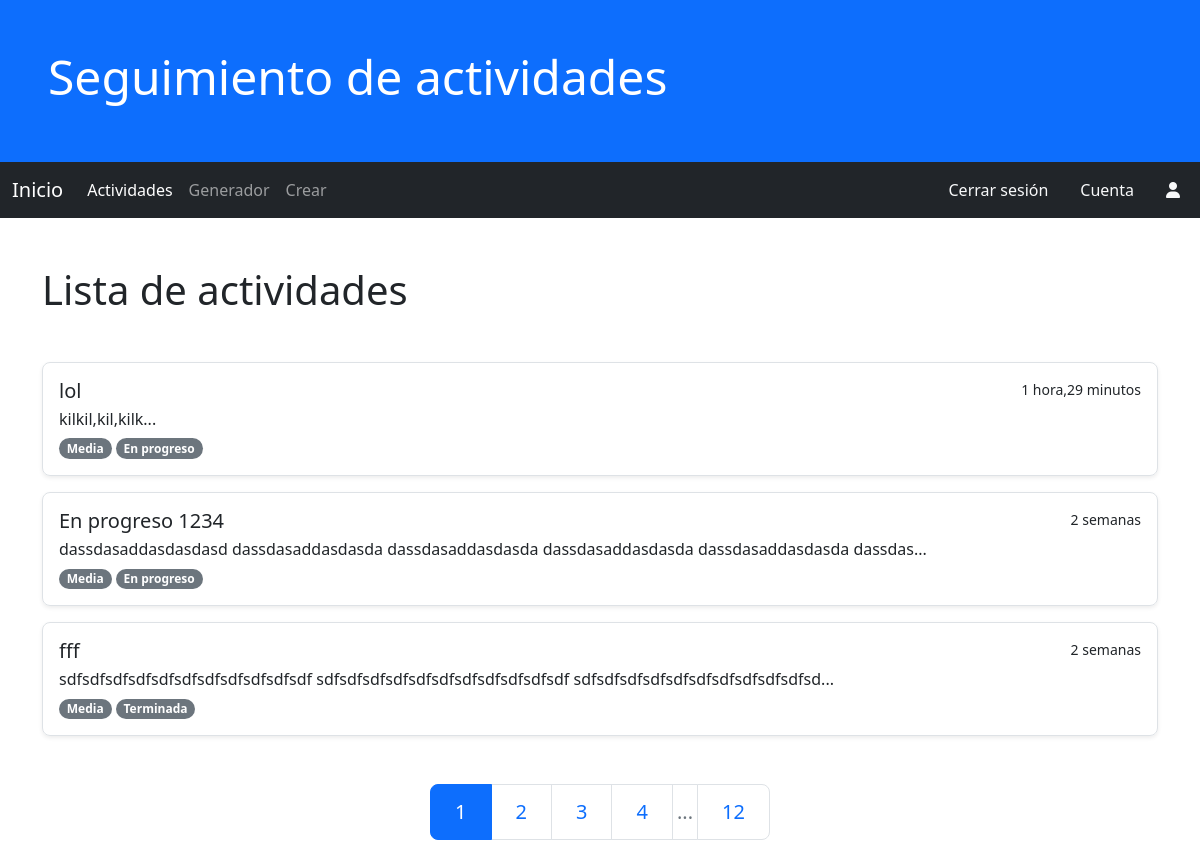
Page /actividades/ on the committed database.
### actividades/models.py (models this page shows, shortened)
class Actividad(models.Model):
    titulo = models.CharField(max_length=256,null=False, verbose_name="Titulo")
    descripcion = models.TextField(verbose_name="descripcion", null=True, blank=True)
    fecha_inicio = models.DateField()
    fecha_limite = models.DateField(verbose_name="fecha limite")
    importancia = models.ForeignKey(EtiquetaImportancia, on_delete=models.CASCADE)
    estado = models.ForeignKey(EtiquetaEstado, on_delete=models.CASCADE)
    fecha_creacion = models.DateTimeField(auto_now_add=True, verbose_name="fecha creacion")
    fecha_actualizacion = models.DateTimeField(auto_now=True, verbose_name="fecha actualizacion")
    @property
    def time_since(self):
        return timesince.timesince(self.fecha_creacion)
    class Meta:
        verbose_name = "Actividad"
        verbose_name_plural = "Actividades"
        ordering = ['-fecha_creacion']

class EtiquetaImportancia(models.Model):
    titulo =models.CharField(max_length=32, null=False, verbose_name="titulo")
    fecha_creacion = models.DateTimeField(auto_now_add=True, verbose_name="fecha creacion")
    def __str__(self):
        return self.titulo
    class Meta:
        verbose_name = "Etiqueta de importancia"
        verbose_name_plural = "Etiquetas de importancia"
        ordering = ['fecha_creacion']

class EtiquetaEstado(models.Model):
    titulo =models.CharField(max_length=32, null=False, verbose_name="titulo")
    fecha_creacion = models.DateTimeField(auto_now_add=True, verbose_name="fecha creacion")
    def __str__(self):
        return self.titulo
    class Meta:
        verbose_name = "Etiqueta de estado"
        verbose_name_plural = "Etiquetas de estado"
        ordering = ['fecha_creacion']

### actividades/views.py (the view)
# urls.py: path('', views.ActividadesHome.as_view(), name='home'),
class ActividadesHome(ListView):
    model = Actividad
    template_name = 'actividades/home.html'
    paginate_by = 3
    def get_context_data(self, **kwargs):
        context = super().get_context_data(**kwargs)
        param_get = '&'.join([f'{p}={k}' for p,k in self.request.GET.items() if p != 'page'])
        context["param_get"] = param_get
        return context
    def get_queryset(self):
        importancia_pk = self.request.GET.get('ipk', None)
        estado_pk = self.request.GET.get('epk', None)
        objetos = Actividad.objects.all()
        if importancia_pk:
            objetos = objetos.filter(importancia=importancia_pk)
        if estado_pk:
            objetos = objetos.filter(estado=estado_pk)
        return objetos

### actividades/templates/actividades/home.html (shortened to what this page needs)
{% extends 'actividades/base.html' %}
{% block contenido %}
<div class="container my-5">
    <h1 class="display-6">Lista de actividades</h1>
</div>
<div class="container my-5 d-flex flex-column justify-content-end gap-3">
    {% for actividad in actividad_list %}
            <div class="p-3 border rounded-3 shadow-sm">
            <div>
                <a href="{% url 'actividades:detalle' actividad.id %}" class="list-group-item list-group-item-action">
                    <div class="d-flex w-100 justify-content-between">
                        <h5 class="mb-1">{{actividad.titulo}}</h5>
                        <small>{{actividad.time_since}}</small>
                    </div>
                    <p class="mb-1">{{actividad.descripcion| slice:100}}...</p>
                </a>
                <a href="{% url 'actividades:home' %}?ipk={{actividad.importancia.id}}"><small class="badge bg-secondary rounded-pill">{{actividad.importancia}}</small></a>
                <a href="{% url 'actividades:home' %}?epk={{actividad.estado.id}}"><small class="badge bg-secondary rounded-pill">{{actividad.estado}}</small></a>
            </div>
        </div>
    {% endfor %}
</div>
<div class="container my-5">
    <ul class="pagination pagination-lg justify-content-center my-5">
        <li class="page-item {% if not page_obj.has_previous %}active{% endif %}">
            <a class="page-link" href="?{{param_get}}&page=1">1</a>
        </li>
        {% if page_obj.paginator.num_pages >= 3 %}
        <li class="page-item">
            {% if page_obj.number <= 3 or page_obj.paginator.num_pages < 5 %}
                <a class="page-link {% if page_obj.number == 2 %}active{% endif %}" href="?{{param_get}}&page=2">2</a>
            {% elif page_obj.number >= page_obj.paginator.num_pages|add:-2 %}
                {% with pag_num=page_obj.paginator.num_pages|add:-3 %}
                <a class="page-link {% if page_obj.number == pag_num %}active{% endif %}" href="?{{param_get}}&page={{pag_num}}">{{pag_num}}</a>
                {% endwith %}
            {% else %}
                {% with pag_num=page_obj.previous_page_number %}
                <a class="page-link {% if page_obj.number == pag_num %}active{% endif %}" href="?{{param_get}}&page={{pag_num}}">{{pag_num}}</a>
                {% endwith %}
            {% endif %}
        </li>
        {% endif %}
        {% if page_obj.paginator.num_pages >= 4 %}
        <li class="page-item">
            {% if page_obj.number <= 3 or page_obj.paginator.num_pages < 5 %}
                <a class="page-link {% if page_obj.number == 3 %}active{% endif %}" href="?{{param_get}}&page=3">3</a>
            {% elif page_obj.number >= page_obj.paginator.num_pages|add:-2 %}
                {% with pag_num=page_obj.paginator.num_pages|add:-2 %}
                <a class="page-link {% if page_obj.number == pag_num %}active{% endif %}" href="?{{param_get}}&page={{pag_num}}">{{pag_num}}</a>
                {% endwith %}
            {% else %}
                {% with pag_num=page_obj.number %}
                <a class="page-link {% if page_obj.number == pag_num %}active{% endif %}" href="?{{param_get}}&page={{pag_num}}">{{pag_num}}</a>
                {% endwith %}
            {% endif %}
        </li>
        {% endif %}
        {% if page_obj.paginator.num_pages >= 5 %}
        <li class="page-item">
            {% if page_obj.number <= 3 %}
                <a class="page-link {% if page_obj.number == 4 %}active{% endif %}" href="?{{param_get}}&page=4">4</a>
            {% elif page_obj.number <= page_obj.paginator.num_pages|add:-2 %}
                {% with pag_num=page_obj.next_page_number %}
                <a class="page-link {% if page_obj.number == pag_num %}active{% endif %}" href="?{{param_get}}&page={{pag_num}}">{{pag_num}}</a>
                {% endwith %}
            {% else %}
                {% with pag_num=page_obj.paginator.num_pages|add:-1 %}
                <a class="page-link {% if page_obj.number == pag_num %}active{% endif %}" href="?{{param_get}}&page={{pag_num}}">{{pag_num}}</a>
                {% endwith %}
            {% endif %}
        </li>
        {% endif %}
        {% if page_obj.paginator.num_pages >= 6 and page_obj.number <= page_obj.paginator.num_pages|add:-3 %}
        <li class="page-item disabled">
            <a class="page-link px-1" href="">{{page_obj.paginator.ELLIPSIS}}</a>
        </li>
        {% endif %}
        {% if page_obj.paginator.num_pages >= 2 %}
        <li class="page-item {% if not page_obj.has_next %}active{% endif %}">
            <a class="page-link" href="?{{param_get}}&page={{page_obj.paginator.num_pages}}">{{page_obj.paginator.num_pages}}</a>
        </li>
        {% endif %}
    </ul>
</div>
{% endblock %}

### rows in the picture
Actividad: titulo "lol", time_since "1 hora,29 minutos", descripcion "kilkil,kil,kilk", importancia "Media", estado "En progreso"
Actividad: titulo "En progreso 1234", time_since "2 semanas", descripcion "dassdasaddasdasdasd dassdasaddasdasda dassdasaddasdasda dassdasaddasdasda dassdasaddasdasda dassdas", importancia "Media", estado "En progreso"
Actividad: titulo "fff", time_since "2 semanas", descripcion "sdfsdfsdfsdfsdfsdfsdfsdfsdfsdfsdf sdfsdfsdfsdfsdfsdfsdfsdfsdfsdfsdf sdfsdfsdfsdfsdfsdfsdfsdfsdfsdfsd", importancia "Media", estado "Terminada"

### other values in the picture
{{ page_obj.paginator.ELLIPSIS }} "..."
{{ page_obj.paginator.num_pages }} "12"
